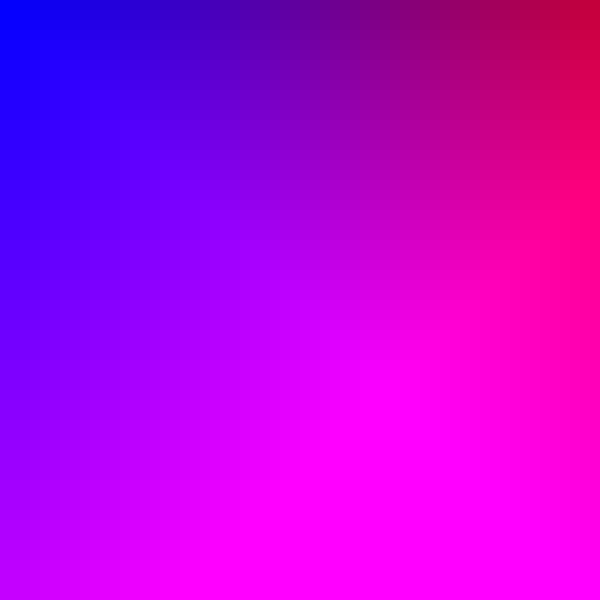
Frame 1 (no input)
Frame 60 (the mouse pressed at the canvas centre just before this capture): identical to frame 1, image omitted
Frame 120 (the mouse held since frame 60 and released just before this capture): identical to frame 1, image omitted

The Processing sketch that drew this single still picture (run headless with seeded random() and noise(); from frame 60 on, the mouse is pressed at the canvas centre):

// Processing sketch: sketch_220114a
// ── sketch_220114a.pde
void setup(){
  size(600,600);
  noStroke();
  background(255);
}

void mouseDragged(){
  
}

void draw(){
    
  for(int x = 0; x <= 600; x += 10){
    for(int y = 0; y <= 600; y += 10){
      fill(x / 3 + y / 3, 0, 255 - x/3 +y /3);
      rect(x,y,10,10);
    }
  }
}
